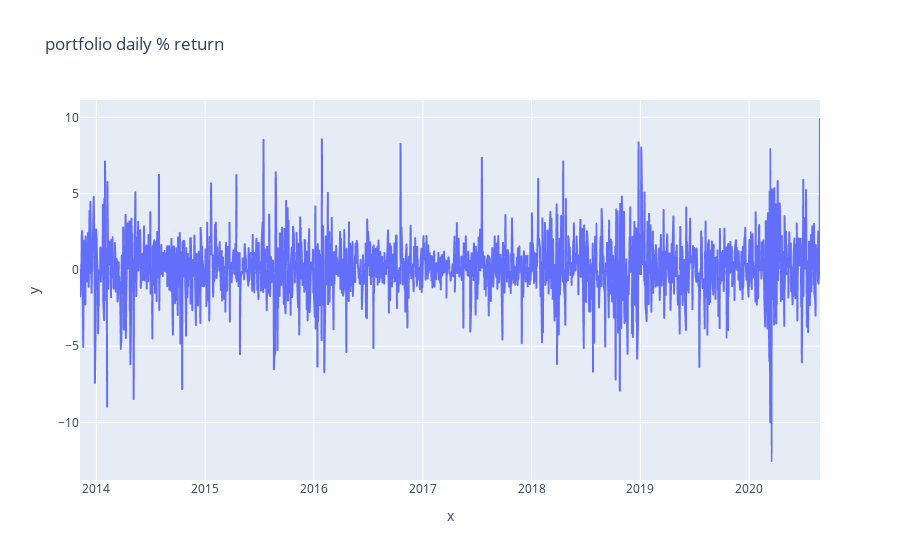

Notebook code for this chart:
### Markdown cell above
# TASK #6: PERORM PORTFOLIO DATA VISUALIZATION

### Code cell
# Plot the portfolio daily return
fig = px.line(x= df_portfolio['Date'], y =df_portfolio['portfolio daily % return'],title = 'portfolio daily % return')
fig.show()

### Figure 1 — Plotly figure (JSON) as saved in the notebook; plotly's stock layout.template omitted (floating-point values rounded to 4 significant figures; data arrays with more than 128 entries replaced by an {"elided": "..."} marker saying what was removed)
{"data": [{"hovertemplate": "x=%{x}<br>y=%{y}<extra></extra>", "legendgroup": "", "line": {"color": "#636efa", "dash": "solid"}, "mode": "lines", "name": "", "showlegend": false, "type": "scattergl", "x": {"elided": "1712 str values"}, "xaxis": "x", "y": {"elided": "1712 float values"}, "yaxis": "y"}], "layout": {"legend": {"tracegroupgap": 0}, "title": {"text": "portfolio daily % return"}, "xaxis": {"anchor": "y", "domain": [0, 1], "title": {"text": "x"}}, "yaxis": {"anchor": "x", "domain": [0, 1], "title": {"text": "y"}}}}
